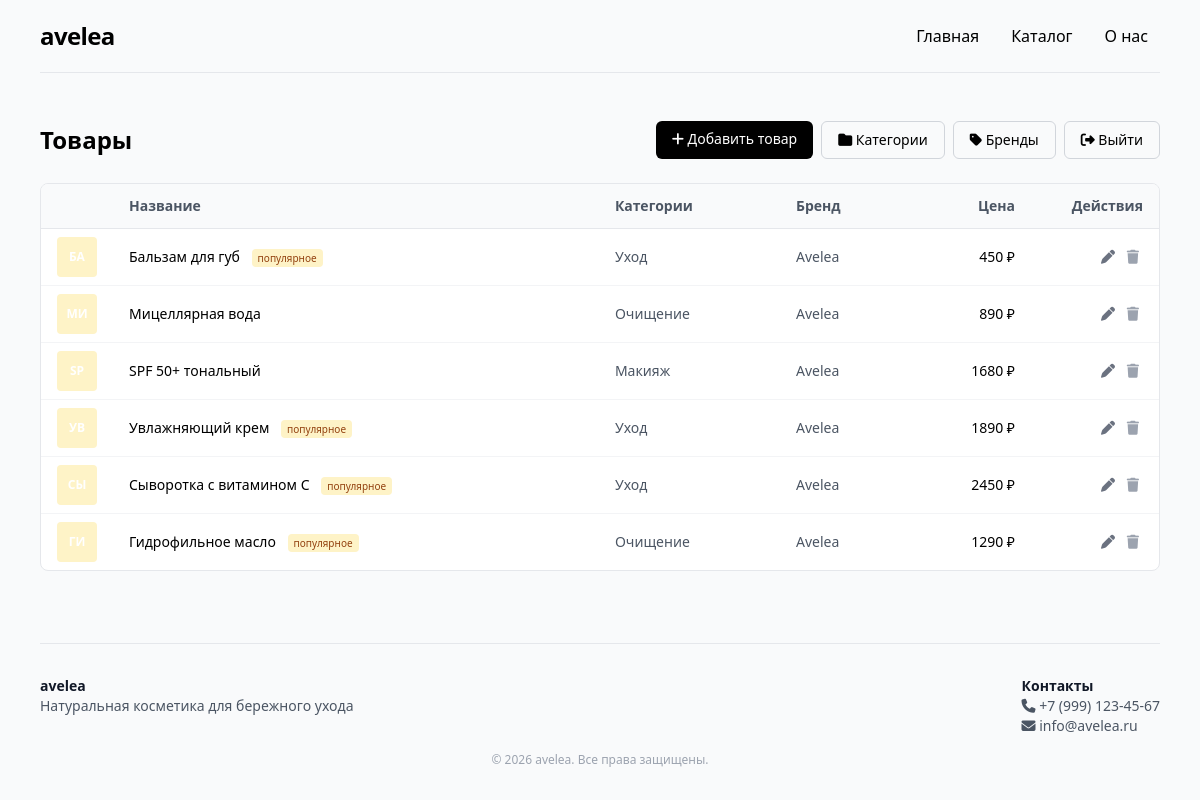
The app's page /admin/products (signed in), older data.
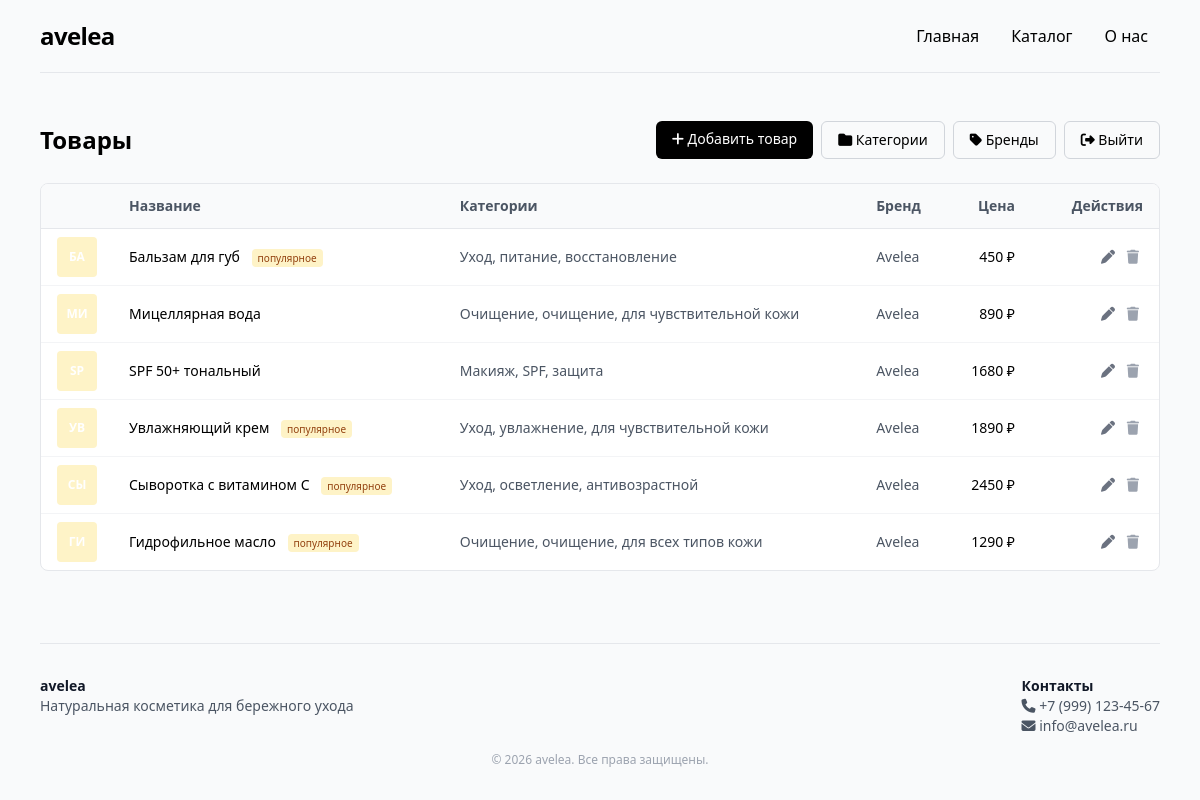
The same page, newer data.
### app/models.py (models this page shows)
class Product(Base):
    __tablename__ = "products"
    id = Column(Integer, primary_key=True, index=True)
    name = Column(String(200), nullable=False)
    category = Column(String(300), nullable=True)
    brand = Column(String(100), nullable=True)
    price = Column(Integer, nullable=False)
    popular = Column(Boolean, default=False)
    description = Column(Text, nullable=True)
    volume = Column(String(50), nullable=True)
    image = Column(String(200), nullable=True)
    tags = Column(String(200), nullable=True)

### app/main.py (the view)
@app.get("/admin/products", response_class=HTMLResponse)
async def admin_products(request: Request, db: Session = Depends(get_db), _: bool = Depends(require_admin)):
    products = db.query(Product).order_by(Product.id.desc()).all()
    return templates.TemplateResponse("admin_products.html", {
        "request": request,
        "products": products,
    })

### app/templates/admin_products.html (shortened to what this page needs)
{% extends "base.html" %}
{% block content %}
<div class="flex flex-wrap items-center justify-between gap-3 mb-6">
    <h1 class="text-2xl font-semibold">Товары</h1>
    <div class="flex flex-wrap gap-2">
        <a href="/admin/products/new"
           class="bg-black text-white px-4 py-2 rounded-md hover:opacity-90 text-sm">
            <i class="fas fa-plus"></i> Добавить товар
        </a>
        <a href="/admin/categories"
           class="border border-gray-300 px-4 py-2 rounded-md hover:bg-gray-50 text-sm">
            <i class="fas fa-folder"></i> Категории
        </a>
        <a href="/admin/brands"
           class="border border-gray-300 px-4 py-2 rounded-md hover:bg-gray-50 text-sm">
            <i class="fas fa-tag"></i> Бренды
        </a>
        <a href="/admin/logout"
           class="border border-gray-300 px-4 py-2 rounded-md hover:bg-gray-50 text-sm">
            <i class="fas fa-sign-out-alt"></i> Выйти
        </a>
    </div>
</div>
{% if products %}
<div class="bg-white border border-gray-200 rounded-lg overflow-hidden">
    <table class="w-full text-sm">
        <thead class="bg-gray-50 border-b border-gray-200 text-left text-gray-600">
            <tr>
                <th class="px-4 py-3 w-16"></th>
                <th class="px-4 py-3">Название</th>
                <th class="px-4 py-3">Категории</th>
                <th class="px-4 py-3">Бренд</th>
                <th class="px-4 py-3 text-right">Цена</th>
                <th class="px-4 py-3 w-32 text-right">Действия</th>
            </tr>
        </thead>
        <tbody>
            {% for p in products %}
            <tr class="border-b border-gray-100 last:border-0 hover:bg-gray-50">
                <td class="px-4 py-2">
                    {% if p.image %}
                    <img src="{{ p.image }}" alt="" class="w-10 h-10 rounded object-cover">
                    {% else %}
                    <div class="w-10 h-10 rounded bg-amber-100 flex items-center justify-center text-xs font-bold text-white">
                    </div>
                    {% endif %}
                </td>
                <td class="px-4 py-2">
                    {{ p.name }}
                    {% if p.popular %}
                    <span class="ml-2 text-[10px] px-1.5 py-0.5 bg-amber-100 text-amber-800 rounded">популярное</span>
                    {% endif %}
                </td>
                <td class="px-4 py-2 text-gray-600">{{ p.category.replace(',', ', ') if p.category else "—" }}</td>
                <td class="px-4 py-2 text-gray-600">{{ p.brand or "—" }}</td>
                <td class="px-4 py-2 text-right font-medium">{{ p.price|int }} ₽</td>
                <td class="px-4 py-2 text-right whitespace-nowrap">
                    <a href="/admin/products/{{ p.id }}/edit"
                       class="text-gray-500 hover:text-black p-1" title="Редактировать">
                        <i class="fas fa-pen"></i>
                    </a>
                    <form method="post" action="/admin/products/{{ p.id }}/delete"
                          onsubmit="return confirm('Удалить «{{ p.name }}»?');"
                          class="inline">
                        <button type="submit"
                                class="text-gray-400 hover:text-red-500 p-1" title="Удалить">
                            <i class="fas fa-trash"></i>
                        </button>
                    </form>
                </td>
            </tr>
            {% endfor %}
        </tbody>
    </table>
</div>
{% else %}
<div class="text-center py-16 bg-white border border-gray-200 rounded-lg">
    <p class="text-gray-500">Товаров пока нет</p>
    <a href="/admin/products/new" class="inline-block mt-3 text-sm text-black underline">Добавить первый</a>
</div>
{% endif %}
{% endblock %}

Row changes from the older to the newer data that the page shows:
changed Product "Бальзам для губ": category "Уход" → "Уход, питание, восстановление"
changed Product "Мицеллярная вода": category "Очищение" → "Очищение, очищение, для чувствительной кожи"
changed Product "SPF 50+ тональный": category "Макияж" → "Макияж, SPF, защита"
changed Product "Увлажняющий крем": category "Уход" → "Уход, увлажнение, для чувствительной кожи"
changed Product "Сыворотка с витамином C": category "Уход" → "Уход, осветление, антивозрастной"
changed Product "Гидрофильное масло": category "Очищение" → "Очищение, очищение, для всех типов кожи"
